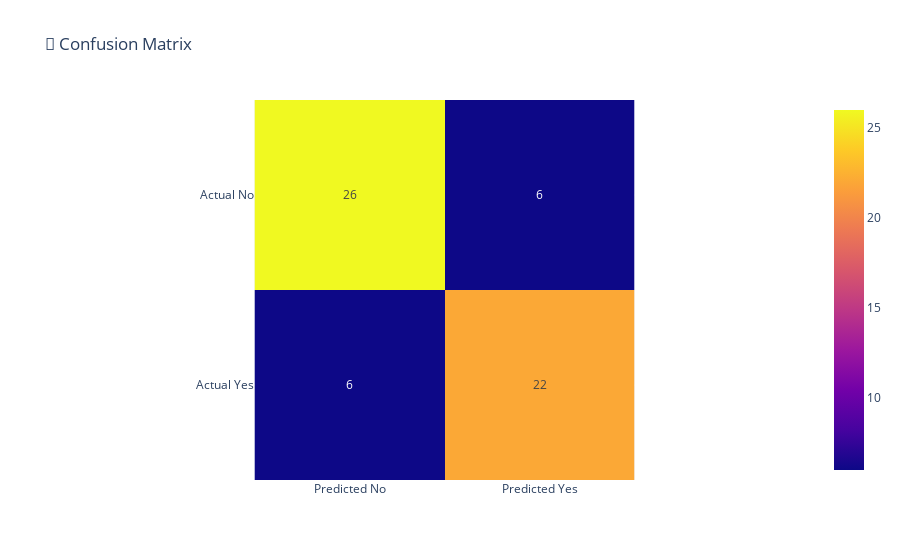
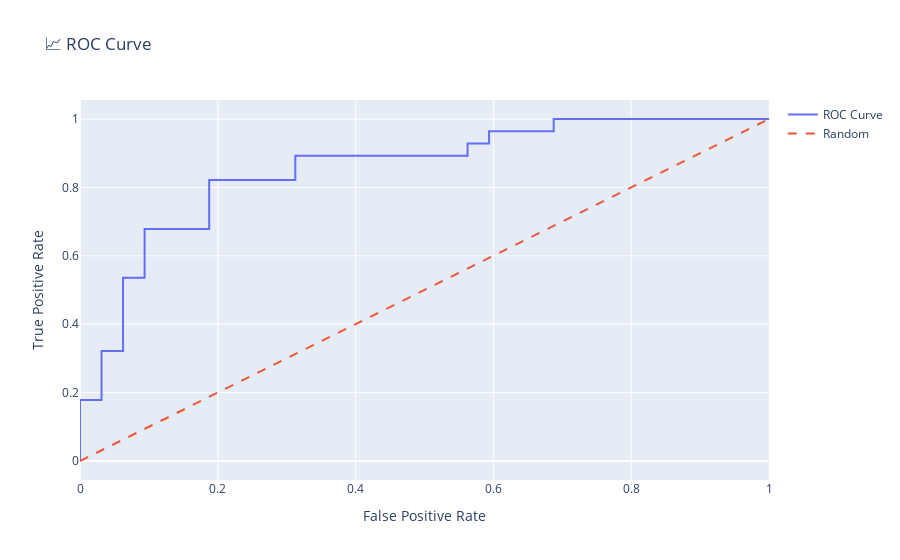

Notebook source saved alongside these figures, in order:
### Code cell
from sklearn.linear_model import LogisticRegression
from sklearn.model_selection import train_test_split, cross_val_score, GridSearchCV
from sklearn.metrics import (
    accuracy_score, precision_score, recall_score, f1_score,
    confusion_matrix, classification_report, roc_auc_score, roc_curve
)
import plotly.graph_objects as go

# Split data
X = df_encoded.drop(columns='target')
y = df_encoded['target']
X_train, X_test, y_train, y_test = train_test_split(X, y, test_size=0.2, random_state=42)

# Train Logistic Regression
model = LogisticRegression(max_iter=1000)
model.fit(X_train, y_train)

# Coefficients
coef_df = pd.DataFrame({'Feature': X.columns, 'Coefficient': model.coef_[0]})
print("📌 Logistic Regression Coefficients:\n", coef_df.sort_values(by='Coefficient', key=abs, ascending=False))

print("\n📍 Intercept:", model.intercept_[0])

# 🔍 Interpretation Example
print("\nExample Interpretation:")
print("- A positive coefficient increases the odds of having heart disease.")
print("- A negative coefficient decreases the odds.\n")
print(f"➡ Feature: `{coef_df.iloc[0]['Feature']}` has the strongest influence.")

# Predict
y_pred = model.predict(X_test)
y_proba = model.predict_proba(X_test)[:, 1]

# Evaluation Metrics
acc = accuracy_score(y_test, y_pred)
prec = precision_score(y_test, y_pred)
rec = recall_score(y_test, y_pred)
f1 = f1_score(y_test, y_pred)
auc = roc_auc_score(y_test, y_proba)

print("✅ Model Evaluation")
print("Accuracy :", round(acc, 3))
print("Precision:", round(prec, 3))
print("Recall   :", round(rec, 3))
print("F1-Score :", round(f1, 3))
print("ROC-AUC  :", round(auc, 3))

# Confusion Matrix
cm = confusion_matrix(y_test, y_pred)
fig = px.imshow(cm,
                text_auto=True,
                x=['Predicted No', 'Predicted Yes'],
                y=['Actual No', 'Actual Yes'],
                title="🧮 Confusion Matrix")
fig.show()

# ROC Curve
fpr, tpr, thresholds = roc_curve(y_test, y_proba)
fig = go.Figure()
fig.add_trace(go.Scatter(x=fpr, y=tpr, mode='lines', name='ROC Curve'))
fig.add_trace(go.Scatter(x=[0, 1], y=[0, 1], mode='lines', name='Random', line=dict(dash='dash')))
fig.update_layout(title='📈 ROC Curve', xaxis_title='False Positive Rate', yaxis_title='True Positive Rate')
fig.show()

# K-Fold Cross Validation
cv_scores = cross_val_score(model, X, y, cv=5)
print("\n🔁 5-Fold Cross-Validation Accuracy Scores:", np.round(cv_scores, 3))
print("Mean Accuracy:", round(np.mean(cv_scores), 3))

### Figure 1 — Plotly figure (JSON) as saved in the notebook; plotly's stock layout.template omitted (floating-point values rounded to 4 significant figures)
{"data": [{"coloraxis": "coloraxis", "hovertemplate": "x: %{x}<br>y: %{y}<br>color: %{z}<extra></extra>", "name": "0", "texttemplate": "%{z}", "type": "heatmap", "x": ["Predicted No", "Predicted Yes"], "xaxis": "x", "y": ["Actual No", "Actual Yes"], "yaxis": "y", "z": [[26, 6], [6, 22]]}], "layout": {"coloraxis": {"colorscale": [[0, "#0d0887"], [0.1111, "#46039f"], [0.2222, "#7201a8"], [0.3333, "#9c179e"], [0.4444, "#bd3786"], [0.5556, "#d8576b"], [0.6667, "#ed7953"], [0.7778, "#fb9f3a"], [0.8889, "#fdca26"], [1, "#f0f921"]]}, "title": {"text": "🧮 Confusion Matrix"}, "xaxis": {"anchor": "y", "constrain": "domain", "domain": [0, 1], "scaleanchor": "y"}, "yaxis": {"anchor": "x", "autorange": "reversed", "constrain": "domain", "domain": [0, 1]}}}

### Figure 2 — Plotly figure (JSON) as saved in the notebook; plotly's stock layout.template omitted (floating-point values rounded to 4 significant figures)
{"data": [{"mode": "lines", "name": "ROC Curve", "type": "scatter", "x": [0.0, 0.0, 0.0, 0.03125, 0.03125, 0.0625, 0.0625, 0.09375, 0.09375, 0.1875, 0.1875, 0.3125, 0.3125, 0.5625, 0.5625, 0.5938, 0.5938, 0.6875, 0.6875, 1.0], "y": [0.0, 0.03571, 0.1786, 0.1786, 0.3214, 0.3214, 0.5357, 0.5357, 0.6786, 0.6786, 0.8214, 0.8214, 0.8929, 0.8929, 0.9286, 0.9286, 0.9643, 0.9643, 1.0, 1.0]}, {"line": {"dash": "dash"}, "mode": "lines", "name": "Random", "type": "scatter", "x": [0, 1], "y": [0, 1]}], "layout": {"title": {"text": "📈 ROC Curve"}, "xaxis": {"title": {"text": "False Positive Rate"}}, "yaxis": {"title": {"text": "True Positive Rate"}}}}
